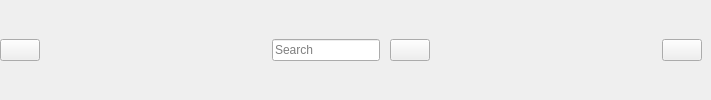
        <widget class="QWidget" name="widget" native="true">
         <property name="minimumSize">
          <size>
           <width>0</width>
           <height>40</height>
          </size>
         </property>
         <layout class="QHBoxLayout" name="horizontalLayout_4">
          <property name="spacing">
           <number>0</number>
          </property>
          <property name="leftMargin">
           <number>0</number>
          </property>
          <property name="topMargin">
           <number>0</number>
          </property>
          <property name="rightMargin">
           <number>9</number>
          </property>
          <property name="bottomMargin">
           <number>0</number>
          </property>
          <item>
           <widget class="QPushButton" name="change_btn">
            <property name="text">
             <string/>
            </property>
            <property name="icon">
             <iconset resource="resource.qrc">
              <normaloff>:/icon/icons/menu-4-32.ico</normaloff>:/icon/icons/menu-4-32.ico</iconset>
            </property>
            <property name="iconSize">
             <size>
              <width>14</width>
              <height>14</height>
             </size>
            </property>
            <property name="checkable">
             <bool>true</bool>
            </property>
           </widget>
          </item>
          <item>
           <spacer name="horizontalSpacer">
            <property name="orientation">
             <enum>Qt::Horizontal</enum>
            </property>
            <property name="sizeHint" stdset="0">
             <size>
              <width>232</width>
              <height>20</height>
             </size>
            </property>
           </spacer>
          </item>
          <item>
           <layout class="QHBoxLayout" name="horizontalLayout">
            <property name="spacing">
             <number>10</number>
            </property>
            <item>
             <widget class="QLineEdit" name="search_input">
              <property name="placeholderText">
               <string>Search</string>
              </property>
             </widget>
            </item>
            <item>
             <widget class="QPushButton" name="search_btn">
              <property name="text">
               <string/>
              </property>
              <property name="icon">
               <iconset resource="resource.qrc">
                <normaloff>:/icon/icons/search-13-48.ico</normaloff>:/icon/icons/search-13-48.ico</iconset>
              </property>
              <property name="iconSize">
               <size>
                <width>16</width>
                <height>16</height>
               </size>
              </property>
             </widget>
            </item>
           </layout>
          </item>
          <item>
           <spacer name="horizontalSpacer_2">
            <property name="orientation">
             <enum>Qt::Horizontal</enum>
            </property>
            <property name="sizeHint" stdset="0">
             <size>
              <width>232</width>
              <height>20</height>
             </size>
            </property>
           </spacer>
          </item>
          <item>
           <widget class="QPushButton" name="user_btn">
            <property name="text">
             <string/>
            </property>
            <property name="icon">
             <iconset resource="resource.qrc">
              <normaloff>:/icon/icons/user-48.ico</normaloff>:/icon/icons/user-48.ico</iconset>
            </property>
           </widget>
          </item>
         </layout>
        </widget>
